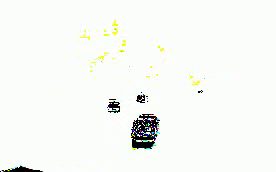
#> input picture frame 10 of arquivos/relatorio/video1_resultado.avi, 276 x 172 px, given in place of video1.avi, which was not available
$ python p3q1_IdentificacaoVeiculos.py
#> lines starting #> are read from the running program, lines starting #| are printed output that depends on the picture; pictures that were not available may be replaced by others from this repository, and a replacement may not be noted
import numpy as np
import cv2

video = cv2.VideoCapture('arquivos/video1.avi')

## informacoes do video
width = int(video.get(cv2.CAP_PROP_FRAME_WIDTH ))
height = int(video.get(cv2.CAP_PROP_FRAME_HEIGHT ))
fps =  int(video.get(cv2.CAP_PROP_FPS))

## arquivos que armazenam o resultado
videoFinal = cv2.VideoWriter('arquivos/relatorio/video1_resultado.avi',cv2.VideoWriter_fourcc(*'DIVX'), fps, (width,height))
videoFinalBlur = cv2.VideoWriter('arquivos/relatorio/video1_resultado_blur.avi',cv2.VideoWriter_fourcc(*'DIVX'), fps, (width,height))

## quando ret = False, chegou ao fim do video
## primeiro frame do video
ret, frameI = video.read()
#> frameI is the input picture: shape (172, 276, 3); mean B, G, R 244.4, 248.3, 246.2

## aplica reducao de ruidos 'gaussian blur'
frameIBlur = cv2.GaussianBlur(frameI, (5, 5), 0)
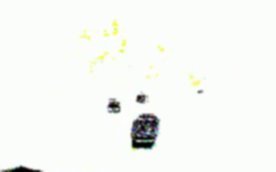
#> frameIBlur: shape (172, 276, 3); mean B, G, R 244.4, 248.3, 246.2
cont = 0
while(True):
    ret, frame = video.read()
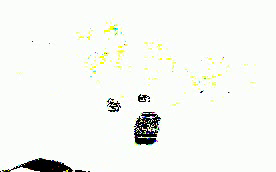
#> input picture frame 11 of arquivos/relatorio/video1_resultado.avi, 276 x 172 px, given in place of video1.avi, which was not available
#> frame is the input picture: shape (172, 276, 3); mean B, G, R 242, 246.7, 244.6
    if (ret == False): break

    ## calcula a diferenca absoluta entre o primeiro frame e o frame atual
    frameDif = cv2.absdiff(frameI, frame)
    _, frameDif = cv2.threshold(frameDif, 25, 255, cv2.THRESH_BINARY)
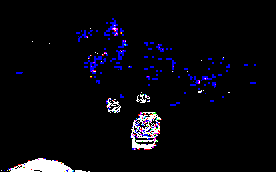
#> frameDif: shape (172, 276, 3); mean B, G, R 12.8, 7.1, 7.9
    frameDif = (255 - frameDif) ## inverter cores
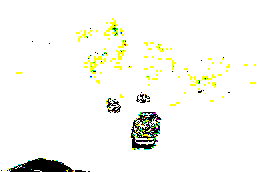
#> frameDif: shape (172, 276, 3); mean B, G, R 242.2, 247.9, 247.1
    videoFinal.write(frameDif)

    ## aplica reducao de ruidos 'gaussian blur'
    frameBlur = cv2.GaussianBlur(frame, (5, 5), 0)
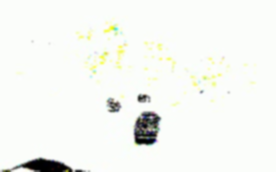
#> frameBlur: shape (172, 276, 3); mean B, G, R 242, 246.7, 244.6

    ## calcula a diferenca absoluta entre o primeiro frame e o frame atual com blur
    frameDifBlur = cv2.absdiff(frameIBlur, frameBlur)
    _, frameDifBlur = cv2.threshold(frameDifBlur, 25, 255, cv2.THRESH_BINARY)
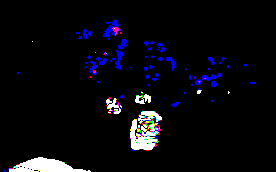
#> frameDifBlur: shape (172, 276, 3); mean B, G, R 14.8, 9.2, 9.6
    frameDifBlur = (255 - frameDifBlur) ## inverter cores
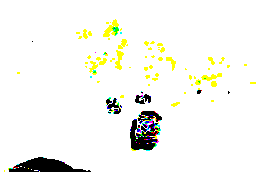
#> frameDifBlur: shape (172, 276, 3); mean B, G, R 240.2, 245.8, 245.4
    videoFinalBlur.write(frameDifBlur)

    frameI = frame
    frameIBlur = frameBlur

    ## salva um frame por segundo
    if (cont%10) == 0:
        cv2.imwrite('arquivos/relatorio/%d_originl.jpg'%cont, frame)
        cv2.imwrite('arquivos/relatorio/%d_semBlur.jpg'%cont, frameDif)
        cv2.imwrite('arquivos/relatorio/%d_comlur.jpg'%cont, frameDifBlur)

    cont += 1

video.release()
videoFinal.release()
videoFinalBlur.release()
cv2.destroyAllWindows()

$ run again, starting later in the video
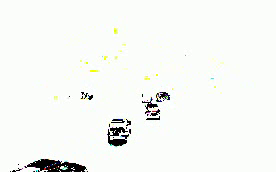
#> input picture frame 45 of arquivos/relatorio/video1_resultado.avi, 276 x 172 px, given in place of video1.avi, which was not available
#> frameI is the input picture: shape (172, 276, 3); mean B, G, R 244, 247.4, 245.4
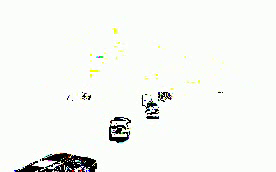
#> input picture frame 46 of arquivos/relatorio/video1_resultado.avi, 276 x 172 px, given in place of video1.avi, which was not available
#> frame is the input picture: shape (172, 276, 3); mean B, G, R 242.5, 246, 244
#> `frameDifBlur = (255 - frameDifBlur)`:
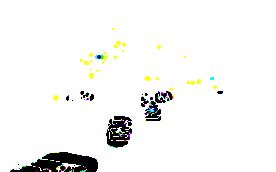
#> frameDifBlur: shape (172, 276, 3); mean B, G, R 242.6, 244, 243.8

$ run again, starting later in the video
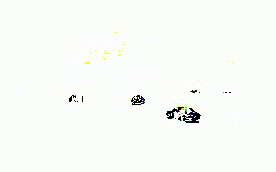
#> input picture frame 81 of arquivos/relatorio/video1_resultado.avi, 276 x 172 px, given in place of video1.avi, which was not available
#> frameI is the input picture: shape (172, 276, 3); mean B, G, R 247.9, 251.1, 249.1
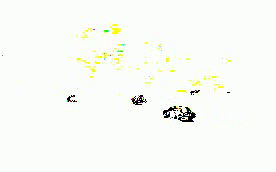
#> input picture frame 82 of arquivos/relatorio/video1_resultado.avi, 276 x 172 px, given in place of video1.avi, which was not available
#> frame is the input picture: shape (172, 276, 3); mean B, G, R 246, 251.1, 249
#> `frameDifBlur = (255 - frameDifBlur)`:
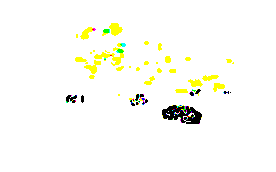
#> frameDifBlur: shape (172, 276, 3); mean B, G, R 244.9, 251.4, 251
